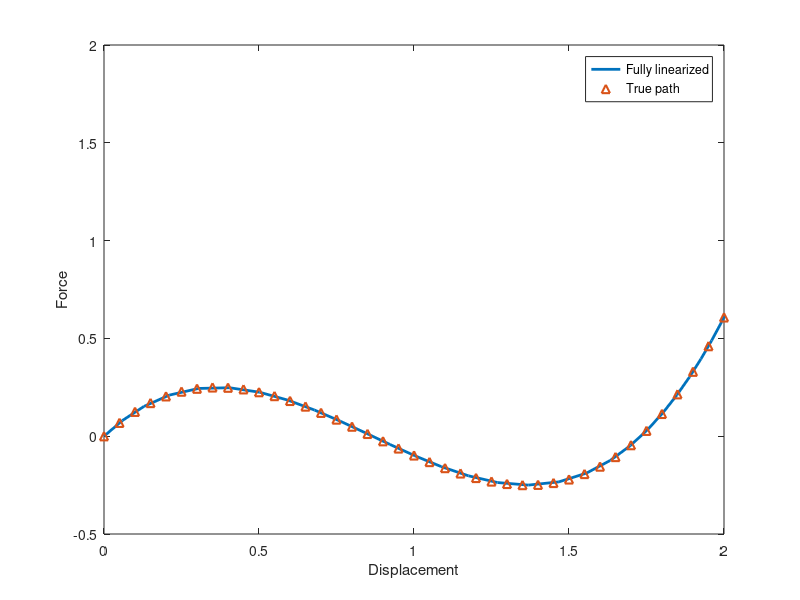

Here is the MATLAB script that generated this plot:
%% Exercise 1.3
clc;
clear
close all;

path_steps = 40;
y0 = sind(60);      % Initial angle
u = 0;              % Initial displacement
du = 0;             % Initial displacement
kbar = 0;           % No spring
force_curve = zeros(path_steps, 1);   % Normalised force
ubar = zeros(path_steps, 1);          % Normalised diplacement
TOL = 1E-10;
cTOL = 1E-10;

f_ext = 0;
%df = 0.1;
f_int = 0;
du_tot = 0;
dP_tot = 0;
P = 0;
p = 1;
fi = 1;
l = 0.1; % Radius of circle
dlambda = 0;
c = 0;
lambda = 0;

for n = 1:path_steps
    disp(['Path Step: ', num2str(abs(n))]);
    
    iter = 1;
    res = 0;
    c = 0;
    P0 = f_ext;
    u0 = u;
    
    while abs(res) > TOL || abs(c) > cTOL || iter == 1      % Equilibrium iteration
        disp(['Residual: ', num2str(abs(res))]);
        
        Kt = 2*(y0-u)^2-(1-lambda^2);
        
        % Pseudo displacement increment
        du_r = -res/Kt;
        du_p = p/Kt;
        
        if iter == 1            % The first iteration we need to calculate dlambda differently due to denominator in c will become zero
            if n > 1
                s = sign(du_tot*du_p+dP_tot);
                %s = sign(du*du_p + dlambda);       VARFÖR FUNKAR INTE
                %DENNA???
                dlambda = s*(l/sqrt(du_p^2+fi*p^2));
            else
                dlambda = l/sqrt(du_p^2+fi*p^2); % s = 1 i första iterationen
            end
        else
            % Load parameter
            dlambda = -(c+2*du_tot*du_r)/(2*du_tot*du_p+2*fi*dP_tot*p);
        end
        
        % Update load
        dP = dlambda*p;
        P = P + dP;
        dP_tot = P - P0;     % eq. 1.92???
        
        % Displacement vector
        du = du_r + dlambda*du_p;
        u = u + du;
        du_tot = u - u0;    % eq. 1.92???
        
        %du_tot = du_tot + du;          VARFÖR INTE DESSA???
        %dP_tot = dP_tot + dP;
        
        lambda = sqrt(1 - 2*u*y0 + u^2);
        f_int = (1 - lambda^2)*(y0-u); % + kbar*u;
        f_ext = P;
        
        % Out of balance forces
        res = f_int - f_ext;
        c = du_tot^2 + fi*dP_tot^2 - l^2;
        
        iter = 2;
        
    end
    
    
    force_curve(n+1) = f_ext;     % Numerical force results from Euler Forward
    ubar(n+1) = u;            % Normalised displacement
    
end


Pbar = [];
p = 0;
u = 0:0.05:2;
for i = 1:length(u)  % True equilibrium path
    
    lambda = sqrt(1 - 2*u(i)*y0 + u(i)^2);
    p = (1 - lambda^2)*(y0-u(i));
    
    Pbar = [Pbar; p];
    
end


figure(1)
p1 = plot(ubar, force_curve, 'LineWidth', 2);
hold on
p2 = plot(u, Pbar, '^', 'LineWidth', 1.5);
hold off
xlabel('Displacement')
ylabel('Force')
legend([p1 p2], 'Fully linearized', 'True path')
xlim([0 2])